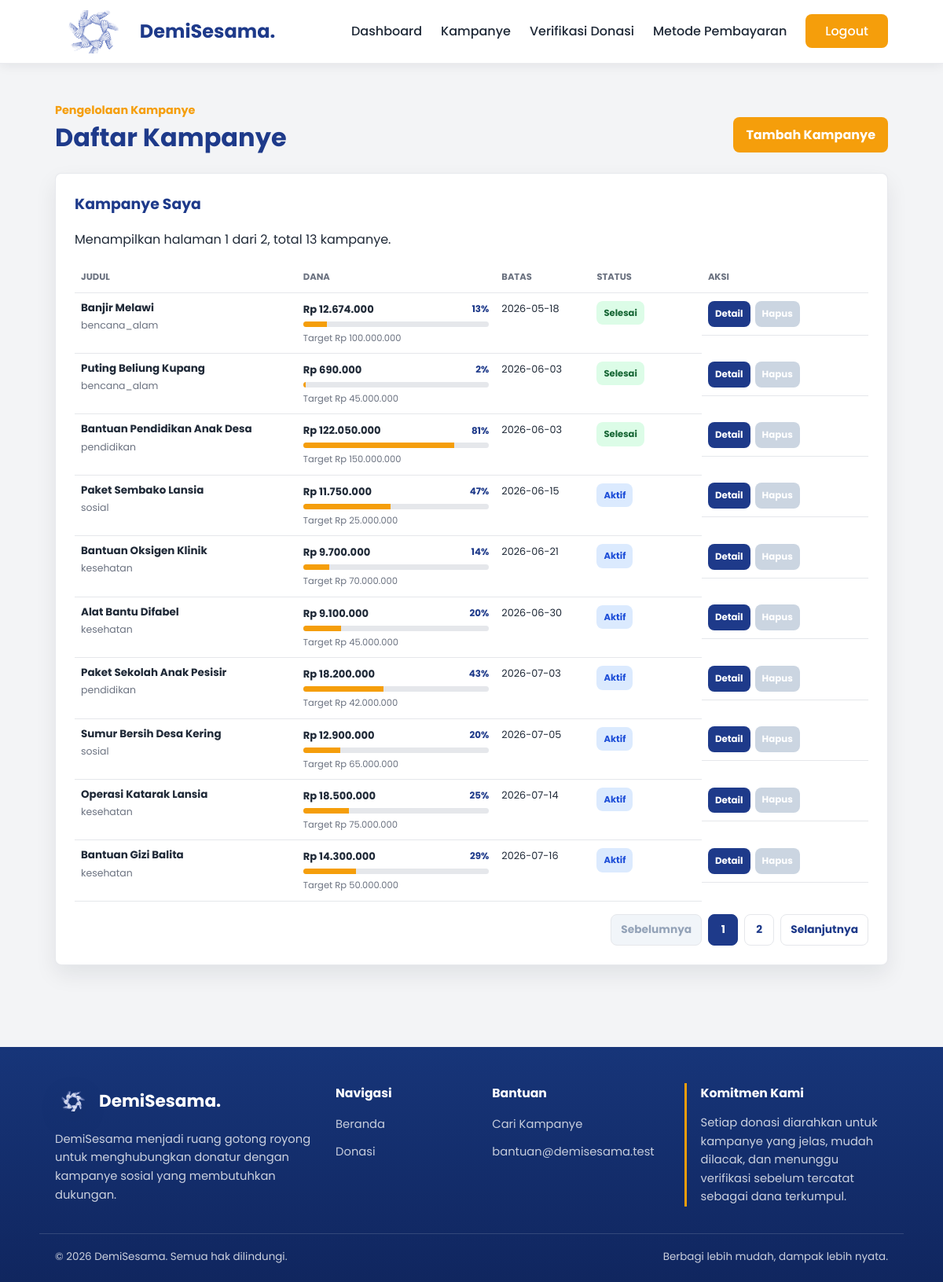
Page /admin/kampanye.php (signed in) on the earlier database version.
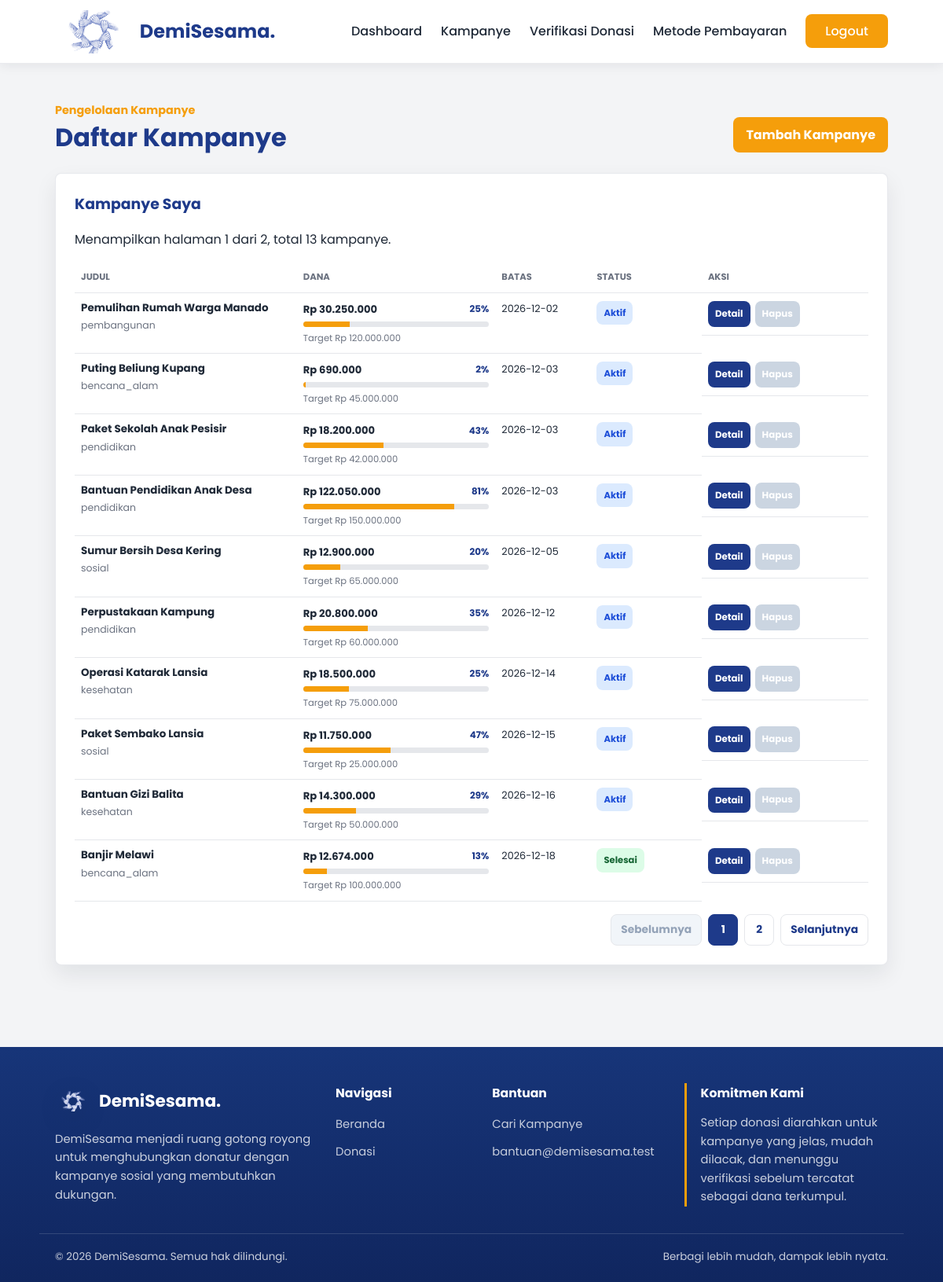
Same page on the later database version.
### tables this page shows
CREATE TABLE `kampanye` (
  `id_kampanye` int(11) NOT NULL AUTO_INCREMENT,
  `id_penyelenggara` int(11) NOT NULL,
  `judul_kampanye` varchar(100) NOT NULL,
  `kategori` varchar(50) NOT NULL,
  `lokasi` varchar(100) NOT NULL,
  `deskripsi` varchar(1000) NOT NULL,
  `target_dana` int(15) NOT NULL,
  `dana_terkumpul` int(15) NOT NULL DEFAULT 0,
  `batas_waktu` date NOT NULL,
  `gambar_poster` varchar(255) NOT NULL,
  `status` ENUM('active', 'completed') NOT NULL DEFAULT 'active',
  PRIMARY KEY (`id_kampanye`),
  KEY `id_penyelenggara` (`id_penyelenggara`),
  CONSTRAINT `kampanye_ibfk_1`
    FOREIGN KEY (`id_penyelenggara`)
    REFERENCES `penyelenggara` (`id_penyelenggara`)
    ON DELETE CASCADE
    ON UPDATE CASCADE
);

### components/path_helper.php (called while the page is built, shortened)
<?php
if (!function_exists('appBaseUrl')) {
    function appBaseUrl() {
        static $base_url = null;
        if ($base_url !== null) {
            return $base_url;
        }
        $document_root = realpath($_SERVER['DOCUMENT_ROOT'] ?? '');
        $project_root = realpath(dirname(__DIR__));
        if ($document_root && $project_root && strpos($project_root, $document_root) === 0) {
            $relative = trim(str_replace('\\', '/', substr($project_root, strlen($document_root))), '/');
            $base_url = '/' . ($relative !== '' ? $relative . '/' : '');
            return $base_url;
        }
        $script_name = str_replace('\\', '/', $_SERVER['SCRIPT_NAME'] ?? '/');
        $base_url = preg_replace('#/(admin|auth|pages)/[^/]*$#', '/', $script_name);
        $base_url = preg_replace('#/[^/]*$#', '/', $base_url);
        return $base_url ?: '/';
    }
}
if (!function_exists('url_for')) {
    function url_for($path = '') {
        $path = (string) $path;
        return appBaseUrl() . ltrim($path, '/');
    }
}
if (!function_exists('asset_url')) {
    function asset_url($path) {
        return url_for($path);
    }
}
if (!function_exists('current_page_path')) {
    function current_page_path() {
        $script_name = str_replace('\\', '/', $_SERVER['SCRIPT_NAME'] ?? '');
        $base_url = appBaseUrl();
        return ltrim(basename($script_name), '/');
    }
}
?>

### components/auth.php (called while the page is built, shortened)
<?php
require_once __DIR__ . "/donation_helper.php";
if (!function_exists('currentAdminId')) {
    function currentAdminId() {
        return (int) ($_SESSION['id_penyelenggara'] ?? 0);
    }
}
?>

### components/admin_service.php (called while the page is built, shortened)
<?php
require_once __DIR__ . "/donation_helper.php";
if (!function_exists('fetchAllAssoc')) {
    function fetchAllAssoc($result) {
        $rows = [];
        if ($result) {
            while ($row = mysqli_fetch_assoc($result)) {
                $rows[] = $row;
            }
        }
        return $rows;
    }
}
if (!function_exists('getManagedCampaigns')) {
    function getManagedCampaigns($conn, $id_penyelenggara, $limit = 0, $offset = 0) {
        $id_penyelenggara = (int) $id_penyelenggara;
        $sql = "SELECT
                k.*,
                COALESCE(COUNT(d.id_donasi), 0) AS total_donasi
             FROM kampanye k
             LEFT JOIN donasi d ON d.id_kampanye = k.id_kampanye
             WHERE k.id_penyelenggara = ?
             GROUP BY k.id_kampanye
             ORDER BY k.batas_waktu ASC, k.dana_terkumpul ASC";
        $limit = (int) $limit;
        $offset = max(0, (int) $offset);
        if ($limit > 0) {
            $sql .= " LIMIT ? OFFSET ?";
        }
        $stmt = mysqli_prepare($conn, $sql);
        if ($limit > 0) {
            mysqli_stmt_bind_param($stmt, "iii", $id_penyelenggara, $limit, $offset);
        } else {
            mysqli_stmt_bind_param($stmt, "i", $id_penyelenggara);
        }
        mysqli_stmt_execute($stmt);
        $rows = fetchAllAssoc(mysqli_stmt_get_result($stmt));
        return $rows;
    }
}
if (!function_exists('countManagedCampaigns')) {
    function countManagedCampaigns($conn, $id_penyelenggara) {
        $id_penyelenggara = (int) $id_penyelenggara;
        $stmt = mysqli_prepare($conn, "SELECT COUNT(*) AS total FROM kampanye WHERE id_penyelenggara = ?");
        mysqli_stmt_bind_param($stmt, "i", $id_penyelenggara);
        mysqli_stmt_execute($stmt);
        $result = mysqli_stmt_get_result($stmt);
        $row = $result ? mysqli_fetch_assoc($result) : null;
        return $row ? (int) $row['total'] : 0;
    }
}
?>

### components/donation_helper.php (called while the page is built, shortened)
<?php
require_once __DIR__ . "/path_helper.php";
if (!function_exists('e')) {
    function e($value) {
        return htmlspecialchars((string) $value, ENT_QUOTES, 'UTF-8');
    }
}
if (!function_exists('formatRupiah')) {
    function formatRupiah($value) {
        return "Rp " . number_format((float) $value, 0, ',', '.');
    }
}
if (!function_exists('isCampaignClosed')) {
    function isCampaignClosed($campaign) {
        $status = strtolower((string) ($campaign['status'] ?? ''));
        if (in_array($status, ['completed', 'rejected'], true)) {
            return true;
        }
        $target = (float) ($campaign['target_dana'] ?? 0);
        $collected = (float) ($campaign['dana_terkumpul'] ?? 0);
        if (!empty($campaign['batas_waktu'])) {
            $today = new DateTime('today');
            $deadline = new DateTime($campaign['batas_waktu']);
            if ($deadline < $today) {
                return true;
            }
        }
        return false;
    }
}
?>

### admin/kampanye.php (the view, shortened to what the changed rows need)
<?php
require_once __DIR__ . "/../components/auth.php";
require_once __DIR__ . "/../components/admin_service.php";
$conn = $GLOBALS['conn'] ?? null;
$admin_id = currentAdminId();
$items_per_page = 10;
$current_page = filter_input(INPUT_GET, 'page', FILTER_VALIDATE_INT) ?: 1;
$current_page = max(1, $current_page);
$total_campaigns = countManagedCampaigns($conn, $admin_id);
$total_pages = max(1, (int) ceil($total_campaigns / $items_per_page));
$offset = ($current_page - 1) * $items_per_page;
$campaigns = getManagedCampaigns($conn, $admin_id, $items_per_page, $offset);
$current_page_query = $current_page > 1 ? '?page=' . $current_page : '';
?>
<!DOCTYPE html>
<html lang="id">
<head>
    <link rel="stylesheet" href="<?php echo asset_url('css/global.css?v=3'); ?>">
    <link rel="stylesheet" href="<?php echo asset_url('css/form.css?v=3'); ?>">
    <link rel="stylesheet" href="<?php echo asset_url('css/admin.css?v=3'); ?>">
</head>
<body>
    <main class="admin-page">
        <div class="container">
            <div class="admin-heading">
                <div>
                    <h1>Daftar Kampanye</h1>
                </div>
            </div>
            <section class="admin-panel">
                <div class="admin-panel-head">
                    <div>
                        <h2>Kampanye Saya</h2>
                    </div>
                </div>
                <div class="admin-table-wrap">
                    <table class="admin-table campaign-admin-table">
                        <colgroup>
                        </colgroup>
                        <thead>
                            <tr>
                                <th class="campaign-title-column">Judul</th>
                                <th class="campaign-fund-column">Dana</th>
                                <th class="campaign-date-column">Batas</th>
                                <th class="campaign-status-column">Status</th>
                                <th class="campaign-action-column">Aksi</th>
                            </tr>
                        </thead>
                        <tbody>
                            <?php foreach ($campaigns as $campaign): ?>
                                <?php
                                    $target = (float) $campaign['target_dana'];
                                    $collected = (float) $campaign['dana_terkumpul'];
                                    $progress = $target > 0 ? min(100, ($collected / $target) * 100) : 0;
                                    $raw_status = strtolower($campaign['status'] ?? 'active');
                                    $campaign_closed = isCampaignClosed($campaign);
                                    if ($campaign_closed || $raw_status === 'completed') {
                                        $display_status = 'Selesai';
                                        $display_status_class = 'completed';
                                    } else {
                                        $display_status = 'Aktif';
                                        $display_status_class = 'open';
                                    }
                                ?>
                                <tr>
                                    <td class="campaign-title-cell">
                                        <strong><?php echo e($campaign['judul_kampanye']); ?></strong>
                                        <span><?php echo e($campaign['kategori']); ?></span>
                                    </td>
                                    <td>
                                        <div class="campaign-fund-cell">
                                            <div class="campaign-fund-row">
                                                <strong><?php echo formatRupiah($collected); ?></strong>
                                                <span><?php echo (int) round($progress); ?>%</span>
                                            </div>
                                            <div class="campaign-fund-progress" aria-label="Progress <?php echo (int) round($progress); ?> persen">
                                                <span style="width: <?php echo e((string) $progress); ?>%;"></span>
                                            </div>
                                            <small>Target <?php echo formatRupiah($target); ?></small>
                                        </div>
                                    </td>
                                    <td><?php echo e($campaign['batas_waktu']); ?></td>
                                    <td>
                                        <span class="status-badge status-<?php echo e($display_status_class); ?>">
                                            <?php echo e($display_status); ?>
                                        </span>
                                    </td>
                                    <td class="admin-actions">
                                        <a href="<?php echo url_for('admin/detail-kampanye.php?id=' . (int) $campaign['id_kampanye'] . ($current_page > 1 ? '&page=' . $current_page : '')); ?>">Detail</a>
                                        <form method="POST" action="<?php echo url_for('admin/kampanye.php' . $current_page_query); ?>" onsubmit="return confirm('Hapus kampanye ini?');">
                                            <button type="submit" <?php echo (float) $campaign['dana_terkumpul'] >= 10000 ? 'disabled' : ''; ?>>Hapus</button>
                                        </form>
                                    </td>
                                </tr>
                            <?php endforeach; ?>
                        </tbody>
                    </table>
                </div>
                <?php if ($total_pages > 1): ?>
                    <nav class="admin-pagination" aria-label="Pagination kampanye">
                        <a class="<?php echo $current_page <= 1 ? 'is-disabled' : ''; ?>" href="<?php echo url_for('admin/kampanye.php' . ($current_page > 2 ? '?page=' . ($current_page - 1) : '')); ?>">Sebelumnya</a>
                        <?php for ($page_number = 1; $page_number <= $total_pages; $page_number++): ?>
                            <a class="<?php echo $page_number === $current_page ? 'is-active' : ''; ?>" href="<?php echo url_for('admin/kampanye.php' . ($page_number > 1 ? '?page=' . $page_number : '')); ?>">
                                <?php echo (int) $page_number; ?>
                            </a>
                        <?php endfor; ?>
                        <a class="<?php echo $current_page >= $total_pages ? 'is-disabled' : ''; ?>" href="<?php echo url_for('admin/kampanye.php?page=' . min($total_pages, $current_page + 1)); ?>">Selanjutnya</a>
                    </nav>
                <?php endif; ?>
            </section>
        </div>
    </main>
</body>
</html>

Differences in the rows shown:
no longer on this page (row edited): kampanye: judul_kampanye "Bantuan Oksigen Klinik", kategori "kesehatan", dana_terkumpul "Rp 9.700.000", progress "14", target_dana "Rp 70.000.000", batas_waktu "2026-06-21", status "Aktif"
no longer on this page (row edited): kampanye: judul_kampanye "Alat Bantu Difabel", kategori "kesehatan", dana_terkumpul "Rp 9.100.000", progress "20", target_dana "Rp 45.000.000", batas_waktu "2026-06-30", status "Aktif"
now on this page (row edited): kampanye: judul_kampanye "Pemulihan Rumah Warga Manado", kategori "pembangunan", dana_terkumpul "Rp 30.250.000", progress "25", target_dana "Rp 120.000.000", batas_waktu "2026-12-02", status "Aktif"
changed kampanye "Puting Beliung Kupang": batas_waktu "2026-06-03" → "2026-12-03"; status "Selesai" → "Aktif"
changed kampanye "Paket Sekolah Anak Pesisir": batas_waktu "2026-07-03" → "2026-12-03"; moves up the list
changed kampanye "Bantuan Pendidikan Anak Desa": batas_waktu "2026-06-03" → "2026-12-03"; status "Selesai" → "Aktif"
changed kampanye "Sumur Bersih Desa Kering": batas_waktu "2026-07-05" → "2026-12-05"
now on this page (row edited): kampanye: judul_kampanye "Perpustakaan Kampung", kategori "pendidikan", dana_terkumpul "Rp 20.800.000", progress "35", target_dana "Rp 60.000.000", batas_waktu "2026-12-12", status "Aktif"
changed kampanye "Operasi Katarak Lansia": batas_waktu "2026-07-14" → "2026-12-14"
changed kampanye "Paket Sembako Lansia": batas_waktu "2026-06-15" → "2026-12-15"; moves down the list
changed kampanye "Bantuan Gizi Balita": batas_waktu "2026-07-16" → "2026-12-16"
changed kampanye "Banjir Melawi": batas_waktu "2026-05-18" → "2026-12-18"; moves down the list
